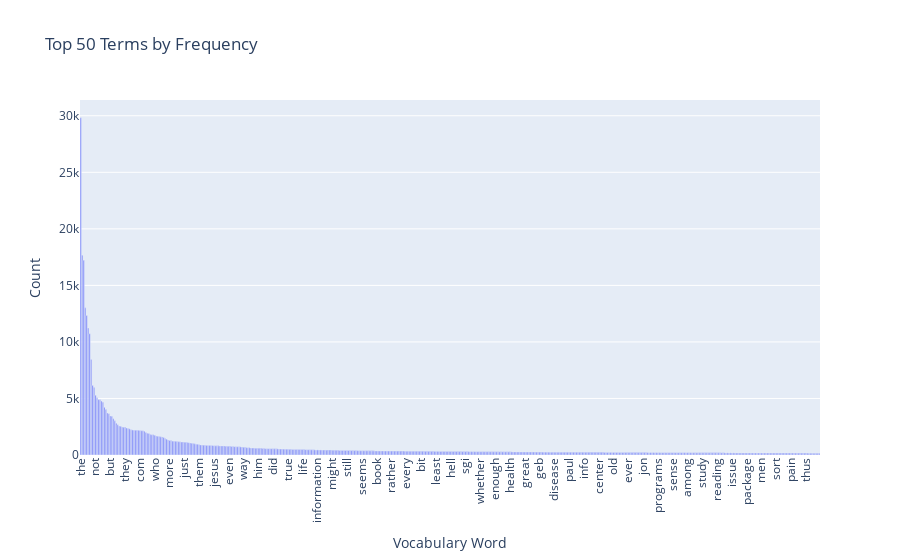

Notebook code cell kept with this figure:
### Markdown cell above
### >>> **Exercise 14 (take home):** 
Additionally, you can attempt to sort the terms on the `x-axis` by frequency instead of in alphabetical order. This way the visualization is more meaninfgul and you will be able to observe the so called [long tail](https://en.wikipedia.org/wiki/Long_tail) (get familiar with this term since it will appear a lot in data mining and other statistics courses). see picture below

![alt txt](https://upload.wikimedia.org/wikipedia/commons/thumb/8/8a/Long_tail.svg/1000px-Long_tail.svg.png)

### Code cell
# Answer here

# beforre reading what ex. 14 wa about I had decided to plot the top 50 frequent terms in exercise 13 because
# it asked for a an efficient and meaningful reduction of the words to be plotted

import plotly.express as px

df_all_terms = pd.DataFrame({
    'Term': count_vect.get_feature_names_out(),
    'Frequency': term_frequencies
})

# sort by frequency descending and slice the top 50
df_sorted = df_all_terms.sort_values(by='Frequency', ascending=False)
df_long_tail = df_sorted.head(500)

# order the top 300 most frequent ones by term alphabetically
df_top_50_alpha = df_top_50.sort_values(by='Term', ascending=True)

# plot order by frquency
fig1 = px.bar(df_long_tail, x='Term', y='Frequency',
             title='Top 50 Terms by Frequency',
             labels={'Term': 'Vocabulary Word', 'Frequency': 'Count'})
fig1.update_layout(xaxis_tickangle=-90)
fig1.show()

### Figure 1 — Plotly figure (JSON) as saved in the notebook; plotly's stock layout.template omitted (floating-point values rounded to 4 significant figures; data arrays with more than 128 entries replaced by an {"elided": "..."} marker saying what was removed)
{"data": [{"hovertemplate": "Vocabulary Word=%{x}<br>Count=%{y}<extra></extra>", "legendgroup": "", "marker": {"color": "#636efa", "pattern": {"shape": ""}}, "name": "", "orientation": "v", "showlegend": false, "textposition": "auto", "type": "bar", "x": {"elided": "500 str values"}, "xaxis": "x", "y": {"elided": "500 int values"}, "yaxis": "y"}], "layout": {"barmode": "relative", "legend": {"tracegroupgap": 0}, "title": {"text": "Top 50 Terms by Frequency"}, "xaxis": {"anchor": "y", "domain": [0, 1], "tickangle": -90, "title": {"text": "Vocabulary Word"}}, "yaxis": {"anchor": "x", "domain": [0, 1], "title": {"text": "Count"}}}}
